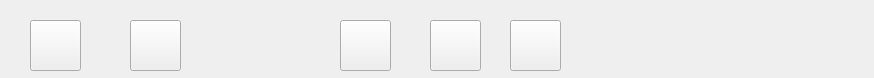
<?xml version="1.0" encoding="UTF-8"?>
<ui version="4.0">
 <class>littlebutton</class>
 <widget class="QWidget" name="littlebutton">
  <property name="geometry">
   <rect>
    <x>0</x>
    <y>0</y>
    <width>874</width>
    <height>78</height>
   </rect>
  </property>
  <property name="windowTitle">
   <string>Form</string>
  </property>
  <widget class="QPushButton" name="newcase">
   <property name="geometry">
    <rect>
     <x>430</x>
     <y>20</y>
     <width>51</width>
     <height>51</height>
    </rect>
   </property>
   <property name="autoFillBackground">
    <bool>false</bool>
   </property>
   <property name="styleSheet">
    <string notr="true">border-image: url(:/Erix-Subyarko-Medical-Hospital-Person-People-Profile-Patient.96.png);
background：white；</string>
   </property>
   <property name="text">
    <string/>
   </property>
  </widget>
  <widget class="QPushButton" name="pushButton_2">
   <property name="geometry">
    <rect>
     <x>510</x>
     <y>20</y>
     <width>51</width>
     <height>51</height>
    </rect>
   </property>
   <property name="autoFillBackground">
    <bool>false</bool>
   </property>
   <property name="styleSheet">
    <string notr="true">border-image: url(:/Dtafalonso-Win-10x-People.96.png);
background：white</string>
   </property>
   <property name="text">
    <string/>
   </property>
  </widget>
  <widget class="QPushButton" name="pushButton">
   <property name="geometry">
    <rect>
     <x>340</x>
     <y>20</y>
     <width>51</width>
     <height>51</height>
    </rect>
   </property>
   <property name="styleSheet">
    <string notr="true">border-image: url(:/segment.png);
image: url(:/segment.png);</string>
   </property>
   <property name="text">
    <string/>
   </property>
  </widget>
  <widget class="QPushButton" name="sin">
   <property name="geometry">
    <rect>
     <x>30</x>
     <y>20</y>
     <width>51</width>
     <height>51</height>
    </rect>
   </property>
   <property name="minimumSize">
    <size>
     <width>51</width>
     <height>51</height>
    </size>
   </property>
   <property name="maximumSize">
    <size>
     <width>51</width>
     <height>16777215</height>
    </size>
   </property>
   <property name="styleSheet">
    <string notr="true">border-image: url(:/login_aigei_com.png);</string>
   </property>
   <property name="text">
    <string/>
   </property>
  </widget>
  <widget class="QPushButton" name="sup">
   <property name="geometry">
    <rect>
     <x>130</x>
     <y>20</y>
     <width>51</width>
     <height>51</height>
    </rect>
   </property>
   <property name="minimumSize">
    <size>
     <width>51</width>
     <height>51</height>
    </size>
   </property>
   <property name="maximumSize">
    <size>
     <width>51</width>
     <height>16777215</height>
    </size>
   </property>
   <property name="styleSheet">
    <string notr="true">border-image: url(:/signin.png);
image: url(:/signin.png);</string>
   </property>
   <property name="text">
    <string/>
   </property>
  </widget>
 </widget>
 <resources/>
 <connections/>
</ui>
